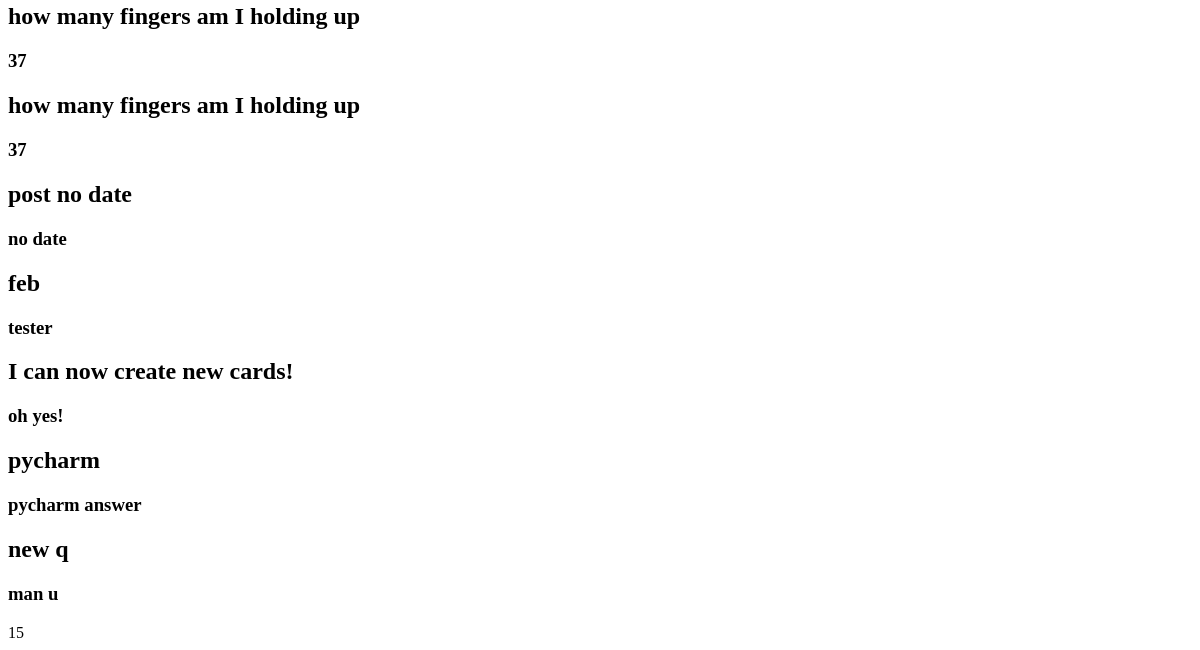
The app's page /flashcard/all (lower part), older data.
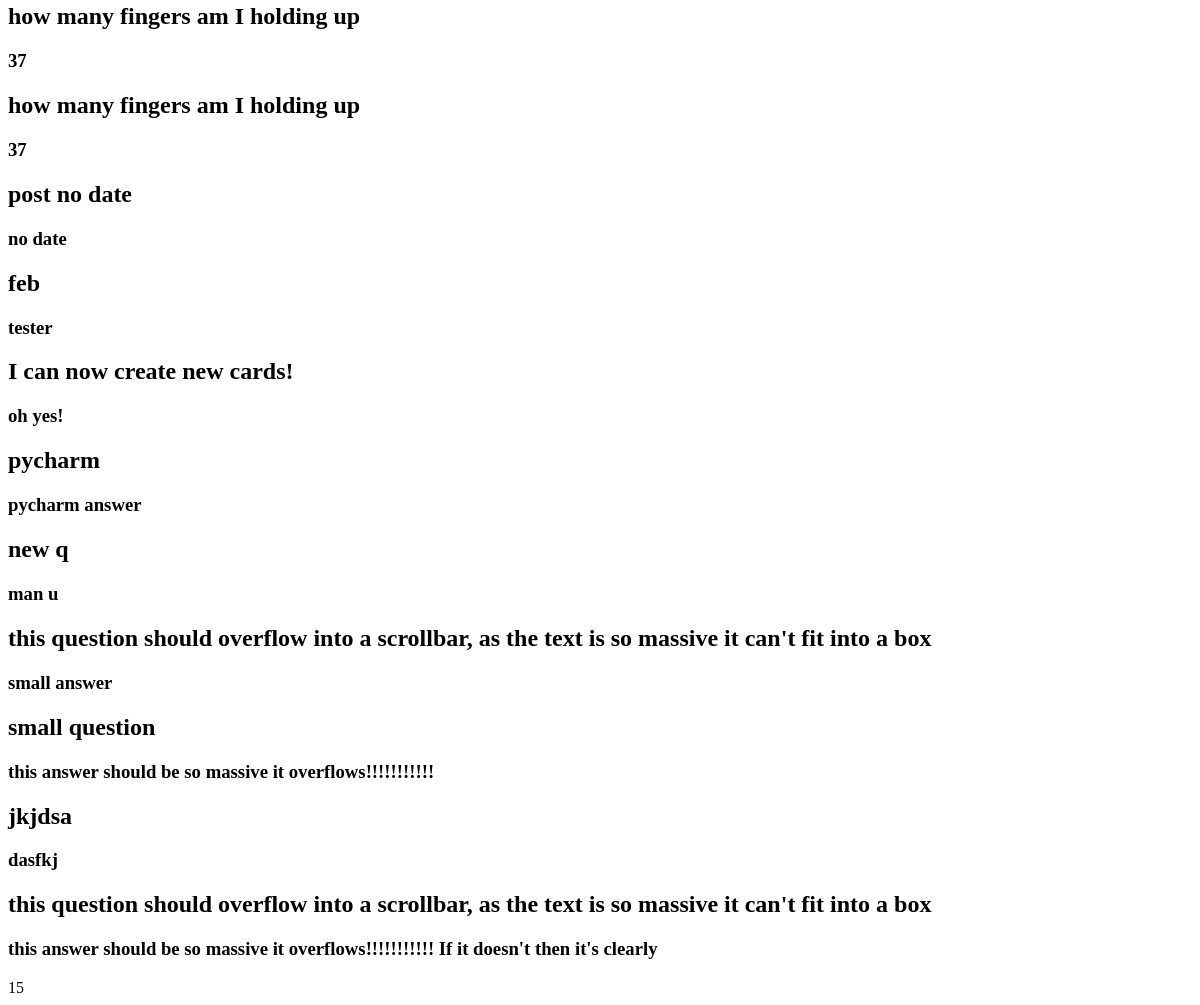
The same page, newer data.
### flashcard/models.py (models this page shows, shortened)
class Card(models.Model):
    question = models.CharField(max_length=100)
    answer = models.CharField(max_length=100)
    date_created = models.DateTimeField(auto_now=True)

### flashcard/views.py (the view)
# urls.py: path('all', views.CardListView.as_view(), name='card-list'),
class CardListView(ListView):
    model = Card
    queryset = Card.objects.all().order_by("date_created")

### templates/flashcard/card_list.html (shortened to what this page needs)
 {% block content %}
     {% for card in card_list %}
        <article>
         <h2>
            {{ card.question }}
         </h2>
            <h3>
                {{ card.answer }}
            </h3>
        </article>
    {% endfor %}
15{% endblock content %}

Row changes from the older to the newer data that the page shows:
added Card: question "this question should overflow into a scrollbar, as the text is so massive it can't fit into a box", answer "small answer"
added Card: question "small question", answer "this answer should be so massive it overflows!!!!!!!!!!!"
added Card: question "jkjdsa", answer "dasfkj"
added Card: question "this question should overflow into a scrollbar, as the text is so massive it can't fit into a box", answer "this answer should be so massive it overflows!!!!!!!!!!! If it doesn't then it's clearly"
